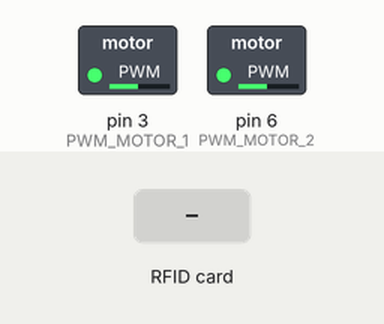
Simulated run of this sketch. Board: Arduino Uno, built with avr-gcc and run on an emulated ATmega328P. Parts: switched loads named in the sketch (green lamp = pin HIGH). Inputs (shaded band) come from the test bench. Pins used as bus, display or sensor lines are not drawn; what the sketch prints to the serial monitor is not drawn.

Above: at 1.2 s.
1.3 s: RFID card 5E 7A 19 C4 held to the reader
Timing chart, 0 to 4.3 s (numbered marks = the images above; inputs shaded):
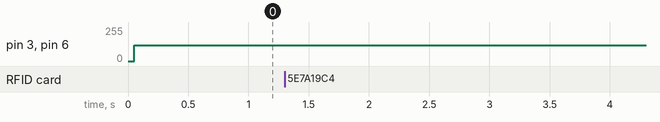

The sketch:

rfid_pwm.ino
```cpp
#include <SPI.h>

#include <MFRC522.h>


#define SS_PIN 10

#define RST_PIN 9

MFRC522 mfrc522(SS_PIN, RST_PIN);   // Create MFRC522 instance.

#define PWM_MOTOR_1 3
#define PWM_MOTOR_2 6

void setup()

{

 Serial.begin(19200);   // Initiate a serial communication

 SPI.begin();      // Initiate  SPI bus

 mfrc522.PCD_Init();   // Initiate MFRC522

 //Serial.println("Approximate your card to the reader...");

 //Serial.println();

 pinMode(PWM_MOTOR_1, OUTPUT);
 pinMode(PWM_MOTOR_2, OUTPUT);
}

void loop()
{

 analogWrite(PWM_MOTOR_1, 120);
 analogWrite(PWM_MOTOR_2, 120);
 // Look for new cards

 if ( ! mfrc522.PICC_IsNewCardPresent())

 {
   return;

 }

 // Select one of the cards

 if ( ! mfrc522.PICC_ReadCardSerial())

 {

   return;

 }

 //Show UID on serial monitor

 //Serial.print("UID tag :");

 //String content= "";

 byte letter;

 for (byte i = 0; i < mfrc522.uid.size; i++)

 {

    Serial.print(mfrc522.uid.uidByte[i] < 0x10 ? "0" :"");

    Serial.print(mfrc522.uid.uidByte[i], HEX);

    //content.concat(String(mfrc522.uid.uidByte[i] < 0x10 ? " 0" : " "));

    //content.concat(String(mfrc522.uid.uidByte[i], HEX));

 }
 Serial.println();
 delay(5);


}
```

Measured:
- after the input at 1.3 s, every drawn part: stays the same
